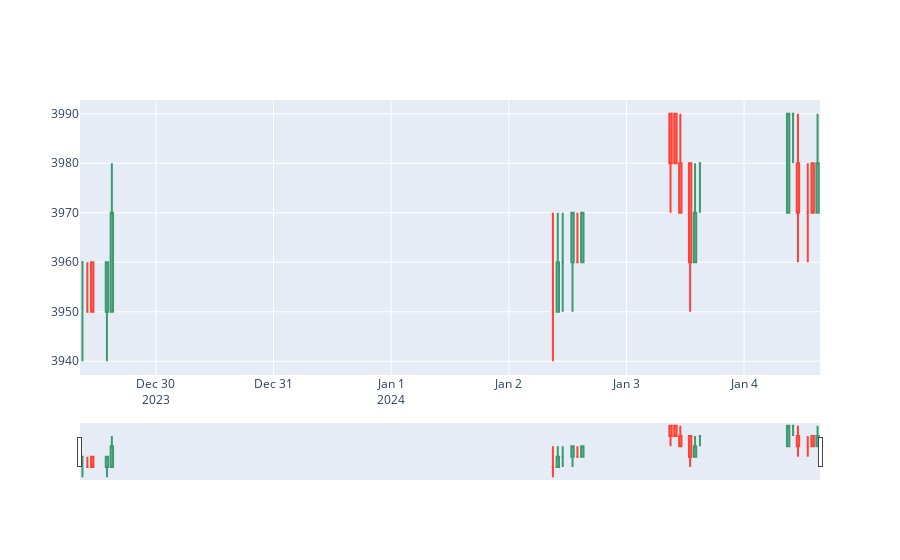

This figure's notebook cell:
### Code cell
# Query untuk mengambil data dari tabel Equity dengan symbol TLKM.JK
query = "SELECT datetime, open, high, low, close FROM Equity WHERE symbol = 'TLKM.JK'"

# Gunakan pandas untuk menjalankan query dan mendapatkan hasilnya sebagai DataFrame
df = pd.read_sql(query, con=engine)

# Buat candlestick chart dengan Plotly
fig = go.Figure(data=[go.Candlestick(x=df['datetime'],
                open=df['open'],
                high=df['high'],
                low=df['low'],
                close=df['close'])])

fig.show()

### Figure 1 — Plotly figure (JSON) as saved in the notebook; plotly's stock layout.template omitted (floating-point values rounded to 4 significant figures)
{"data": [{"close": [3960, 3950, 3950, 3960, 3970, 3950, 3960, 3960, 3970, 3960, 3970, 3980, 3980, 3970, 3960, 3970, 3980, 3990, 3990, 3970, 3970, 3970, 3980], "high": [3960, 3960, 3960, 3960, 3980, 3970, 3970, 3970, 3970, 3970, 3970, 3990, 3990, 3990, 3980, 3980, 3980, 3990, 3990, 3990, 3980, 3980, 3990], "low": [3940, 3950, 3950, 3940, 3950, 3940, 3950, 3950, 3950, 3960, 3960, 3970, 3980, 3970, 3950, 3960, 3970, 3970, 3980, 3960, 3960, 3970, 3970], "open": [3960, 3950, 3960, 3950, 3950, 3950, 3950, 3960, 3960, 3960, 3960, 3990, 3990, 3980, 3980, 3960, 3980, 3970, 3990, 3980, 3970, 3980, 3970], "type": "candlestick", "x": ["2023-12-29T09:00:00", "2023-12-29T10:00:00", "2023-12-29T11:00:00", "2023-12-29T14:00:00", "2023-12-29T15:00:00", "2024-01-02T09:00:00", "2024-01-02T10:00:00", "2024-01-02T11:00:00", "2024-01-02T13:00:00", "2024-01-02T14:00:00", "2024-01-02T15:00:00", "2024-01-03T09:00:00", "2024-01-03T10:00:00", "2024-01-03T11:00:00", "2024-01-03T13:00:00", "2024-01-03T14:00:00", "2024-01-03T15:00:00", "2024-01-04T09:00:00", "2024-01-04T10:00:00", "2024-01-04T11:00:00", "2024-01-04T13:00:00", "2024-01-04T14:00:00", "2024-01-04T15:00:00"]}], "layout": {}}
